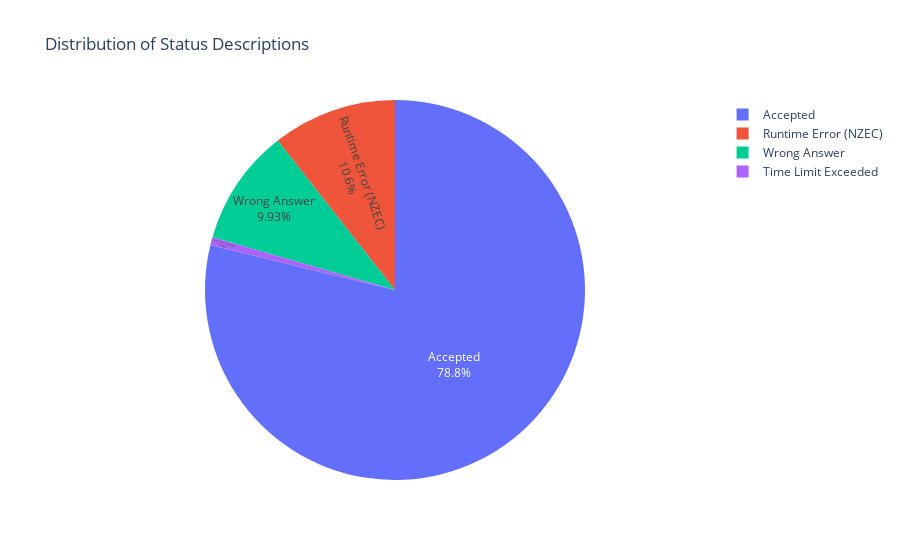

Source (notebook cell):
### Markdown cell above
### LLAMA ANALYSIS

### Code cell
llama_results_2 = get_normalized_df("/Users/bisman/Documents/ECS 260/Project github/CodeRefineAI/dataset/P2/balanced_samples_llama_codegen_submissions.json")
get_submission_status_charts(llama_results_2)
analyze_runtime_errors(llama_results_2)

### Figure 1 — Plotly figure (JSON) as saved in the notebook; plotly's stock layout.template omitted (floating-point values rounded to 4 significant figures)
{"data": [{"domain": {"x": [0, 1], "y": [0, 1]}, "hovertemplate": "label=%{label}<br>value=%{value}<extra></extra>", "labels": ["Accepted", "Runtime Error (NZEC)", "Wrong Answer", "Time Limit Exceeded"], "legendgroup": "", "name": "", "showlegend": true, "textinfo": "percent+label", "textposition": "inside", "type": "pie", "values": [119, 16, 15, 1]}], "layout": {"legend": {"tracegroupgap": 0}, "title": {"text": "Distribution of Status Descriptions"}}}
